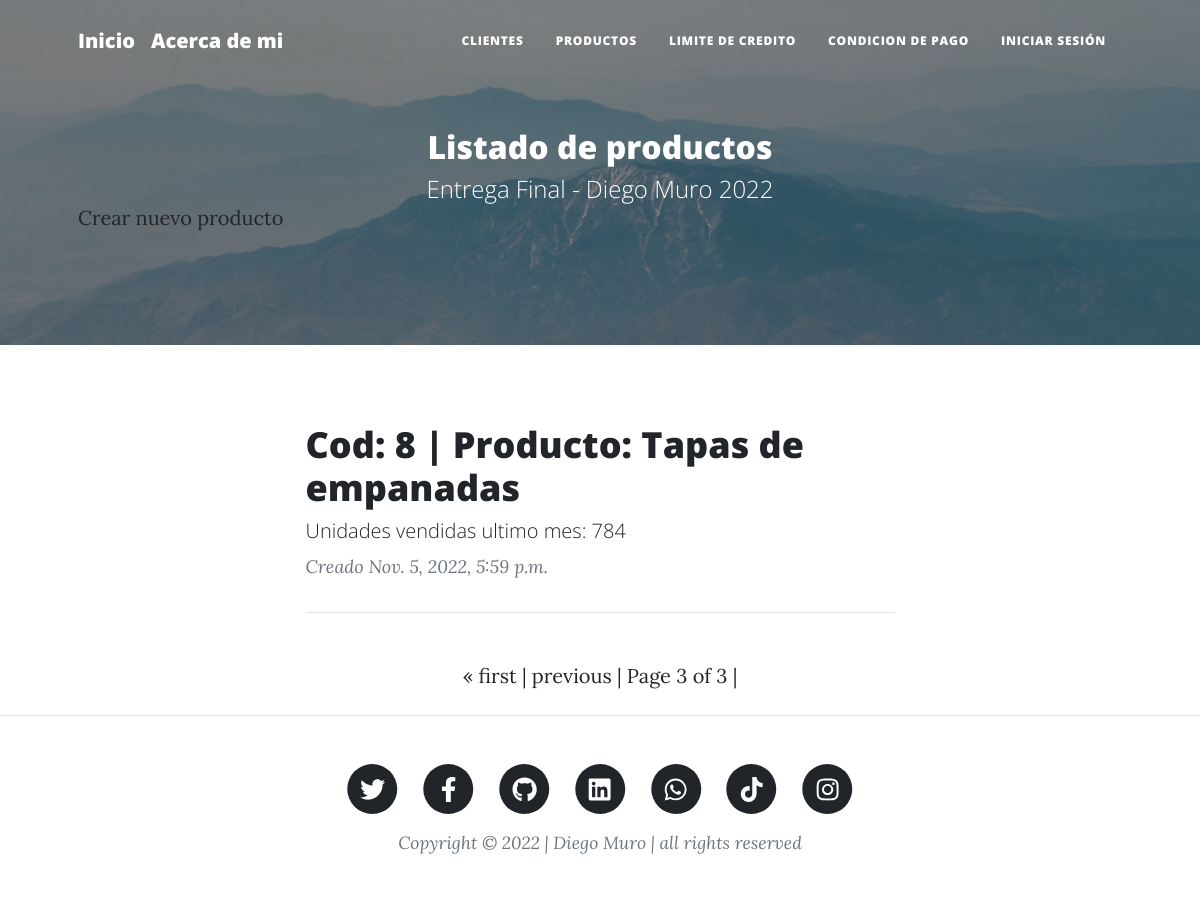
Before: /product/products/?page=3 with the older database file.
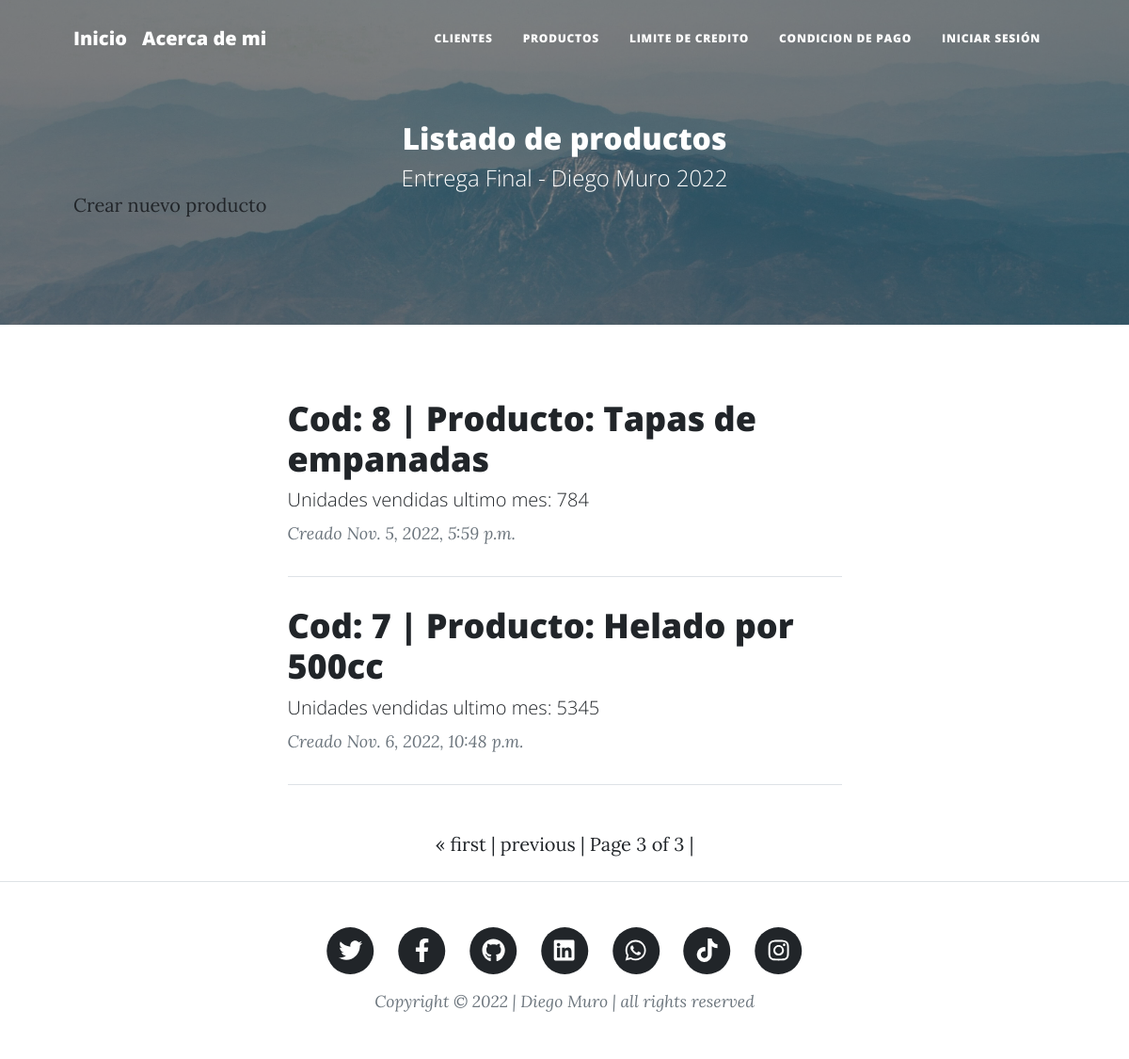
After: the same page with the newer database file.
### product/models.py (models this page shows, shortened)
class Product(models.Model):
    code = models.IntegerField()
    description = models.CharField(max_length=40)
    unit_sales = models.IntegerField()
    created_at = models.DateTimeField(auto_now_add=True)
    updated_at = models.DateTimeField(auto_now=True)

### product/views.py (the view)
# urls.py: path("products/", views.ProductListView.as_view(), name="product-list"),
class ProductListView(ListView):
    model = Product
    paginate_by = 3

### product/templates/product/product_list.html (shortened to what this page needs)
{% extends "home/index.html" %}
{% load static %}
{% block tp_final_header %}
    <header class="masthead" style="background-image: url('../../static/home/assets/img/header-light.jpg')">
        <div class="container position-relative px-4 px-lg-5">
            <div class="row gx-4 gx-lg-5 justify-content-center">
                <div class="col-md-15 col-lg-16 col-xl-14">
                    <div class="site-heading">
                        <h2>Listado de productos</h2>
                        <span class="subheading">Entrega Final - Diego Muro 2022</span>
                    </div>
                </div>
            </div>
            <a class="button_custom" href="{% url 'product:product-add' %}">Crear nuevo producto</a>
        </div>
    </header>
{% endblock %}
{% block tp_final_content %}
    {% for product in product_list %}
        <div class="post-preview">
            <a href="{% url 'product:product-detail' product.id %}">
                <h3 class="post-title"> Cod: {{ product.code }} | Producto: {{ product.description }}</h3>
                <h5 class="post-subtitle"> Unidades vendidas ultimo mes: {{ product.unit_sales }}</h5>
            </a>
            <p class="post-meta">
                Creado
                 {{ product.created_at }}
            </p>
        </div>
        <hr class="my-4" />
    {% endfor %}
{% endblock %}

Changed rows visible on the page:
added Product: code "7", description "Helado por 500cc", unit_sales "5345", created_at "Nov. 6, 2022, 10:48 p.m."
